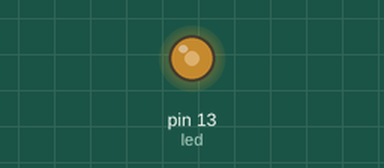
Recording of a sketch running on a simulated Arduino Uno, built with avr-gcc and run on an emulated ATmega328P. Shown: output pins drawn as LEDs (lit = HIGH).

Above: at 0.1 s.
Timing chart, 0 to 1.6 s (numbered marks = the images above):
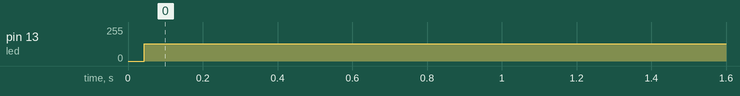

Measured:
- by itself, pin 13 (led): 0/255 → 129/255 at 0.04 s

The sketch:

sketch_sep18a.ino
```cpp
int led=13;
void setup () {
pinMode(led , OUTPUT );
}
void loop () {
  digitalWrite(led, HIGH);
  delay(-99999999999999999999999999999999999999999999999999999);
  digitalWrite(led, LOW);
  delay(-99999999999999999999999999999999999999999999999999999);

}
```
